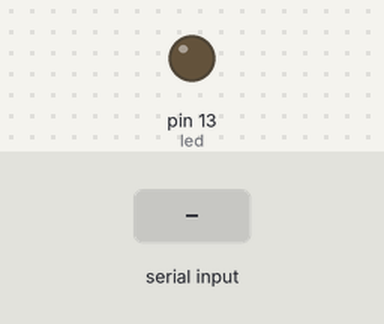
Bench run of a sketch on a simulated Arduino Uno, built with avr-gcc and run on an emulated ATmega328P. Shown: output pins drawn as LEDs (lit = HIGH). Inputs (shaded band) come from the test bench. What the sketch prints to the serial monitor is not drawn.

Above: at 1.2 s.
1.3 s: "1" received over Serial
At 2.5 s:
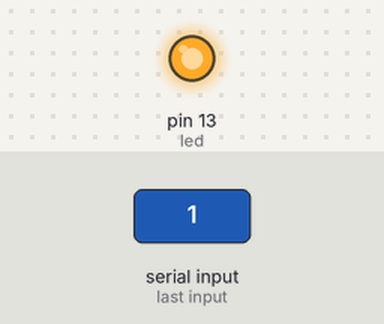
2.8 s: "0" received over Serial
At 3.6 s:
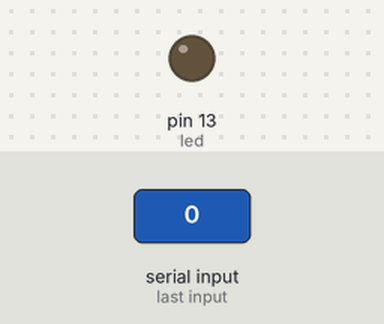
Timing chart, 0 to 5.8 s (numbered marks = the images above; inputs shaded):
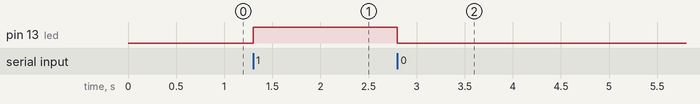

Measured:
- after the input at 1.3 s, pin 13 (led): LOW → HIGH at once
- after the input at 2.8 s, pin 13 (led): HIGH → LOW at once

The sketch:

sketch_jan19a.ino
```cpp
const int led=13;
#define fan 8
int value;
int val;
void setup()
   {
      Serial.begin(9600);
      pinMode(led, OUTPUT);
      digitalWrite (led, LOW);
      Serial.println("Connection established...");
   }

void loop()
   {
     while (Serial.available())
        {
           value = Serial.read();
        }

     if (value == '1')
        digitalWrite (led, HIGH);
     else if (value == '2')
        digitalWrite (fan, HIGH);
     else if (value == '3')
        digitalWrite (fan, LOW);
     else if (value == '0')
        digitalWrite (led, LOW);
   }
```
